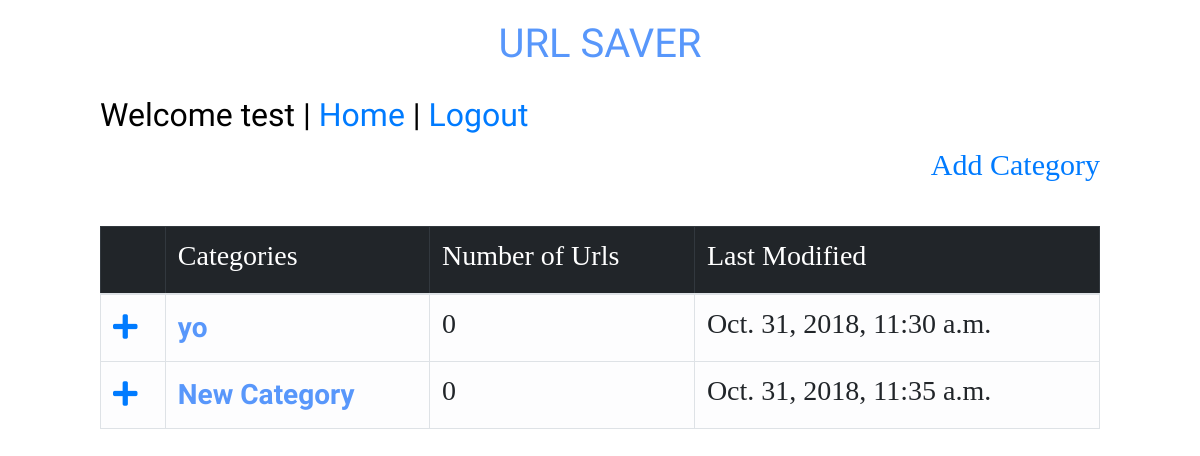
/ (signed in), run on the app's committed database.
### authorize/models.py (models this page shows, shortened)
class Category(models.Model):
    name =  models.CharField(max_length=100)
    users = models.ForeignKey(User,on_delete=models.CASCADE,related_name='categories')
    last_modified =  models.DateTimeField(auto_now_add=True)

### authorize/views.py (the view)
# urls.py: url(r'^$',views.home ,name = 'home'),
def home(request):
    if request.user.is_authenticated:
         category = request.user.categories.all()
         c = category.count()
         return render(request , 'home.html' , {'category':category,'c':c})
    else:
        return redirect('/accounts/register/')

### templates/home.html (shortened to what this page needs)
{% extends 'base.html' %}
{% block content %}
<div class="padit headFont" align="left">
<h2  style="color:black">Welcome {{request.user.username}} | <a href="{%  url 'authorize:home'   %}" style="font-size: xx-large">Home</a>  | <a href="{%  url 'auth_logout'   %}" style="font-size: xx-large">Logout</a> </h2>
</div>
<div class ="padit" style="font-size: 30px" align="right" >
<a href="{% url 'authorize:add_category' %}"> Add Category</a>
</div>
<br>
<br>
{% if c != 0 %}
<div class="padit fontit">
<table class="table table-hover table-light  table-bordered ">
    <thead class="table-dark">
    <tr>
        <th scope="col">
    </th>
    <th scope="col">
    <h1 class ="tablefont" style="color:white">Categories</h1>
    </th>
    <th scope="col">
     <h1 class ="tablefont" style="color:white" >Number of Urls</h1>
    </th>
     <th scope="col">
     <h1 class ="tablefont" style="color:white" >Last Modified</h1>
    </th>
</tr>
      </thead>
  <tbody>
{% for cat in category %}
 <tr>
      <th scope="col">
      <a class ="tablefont" href="{% url 'authorize:add_url' cat_id=cat.id  %}"><i class="fas fa-plus"></i></a>
    </th>
    <th scope="col">
    <a class ="tablefont link-color" href="{%  url 'authorize:show_urls' cat_id=cat.id  %}">{{cat.name}}</a>
    </th>
    <th scope="col">
     <h1 class ="tablefont" > {{ cat.urls.all.count}} </h1>
    </th>
    <th scope="col">
     <h1 class ="tablefont" > {{ cat.last_modified}} </h1>
    </th>
</tr>
{% endfor %}
   </tbody>
</table>
{% else %}
   <div class="container ">
      <div class="jumbotron">
       <h3>You don't have any urls at the moment .You can start adding URL's by clicking on the add category button</h3>
      </div>
 </div>
{% endif %}
</div>
{% endblock %}

### static/css/base.css (style rules this page uses)
.headFont { font-family: 'Imprima', sans-serif; }
body { font-family: Inconsolata; font-size: 13px }
.tablefont { font-size:28px; }
.link-color { color: #5897fb; font-family:'Imprima', sans-serif; }
.padit { padding-left: 100px; padding-right: 100px; }

### data on the page
Category: name "yo", urls.all.count "0", last_modified "Oct. 31, 2018, 11:30 a.m."
Category: name "New Category", urls.all.count "0", last_modified "Oct. 31, 2018, 11:35 a.m."

### other printed values
{{ request.user.username }} "test"
